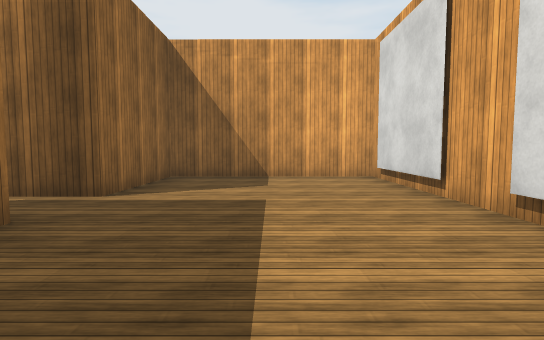
View 1 (above)

19 first-person views from a walk through a Unity game level. The camera is 1.3 m above the floor, tilts 4° down and sees 80° across. The floor is counted in squares, 2 m on a side. Each view is taken from the middle of a square. On the plan, view 1 faces up. The plan holds only what a view shows up to about 10 squares ahead; the rest is blank. The player character is not drawn. Surface patterns are stand-ins for the level's own textures.

View 2
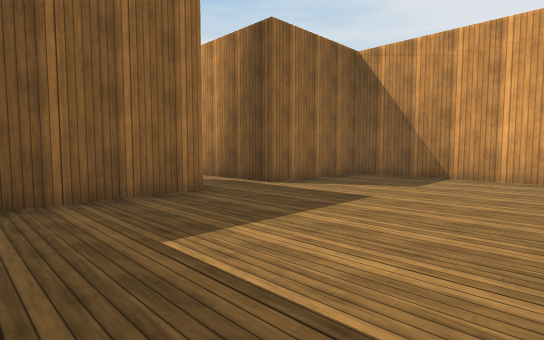

View 3
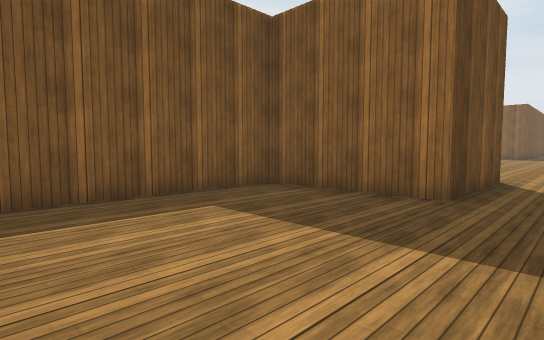

View 4
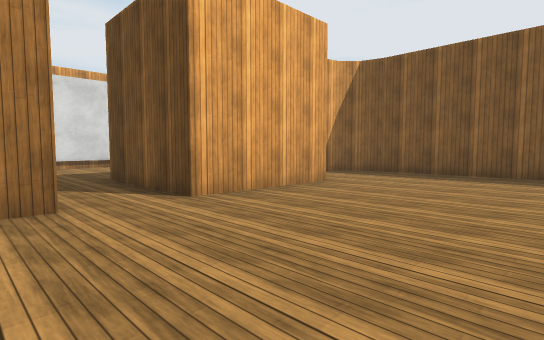

View 5
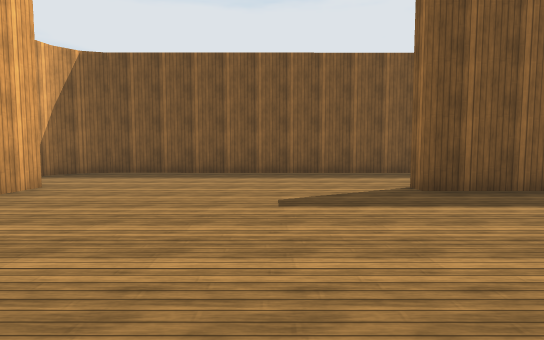

View 6
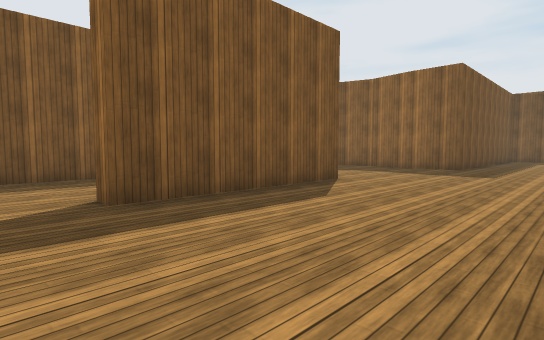

View 7
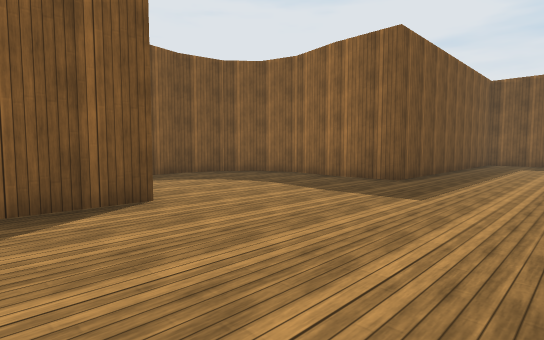

View 8
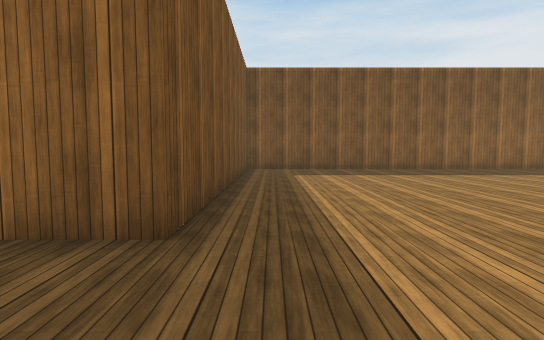

View 9
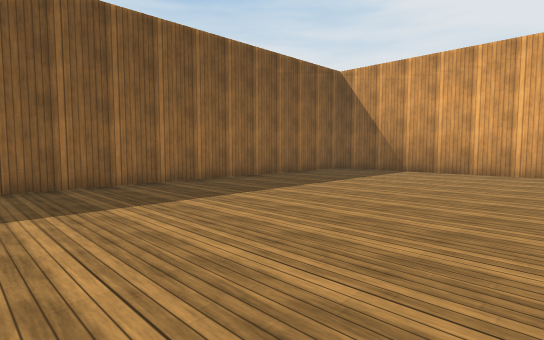

View 10
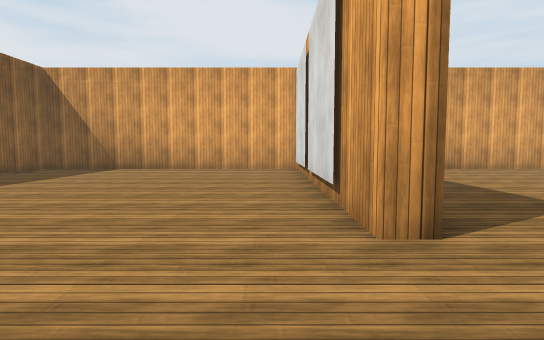

View 11
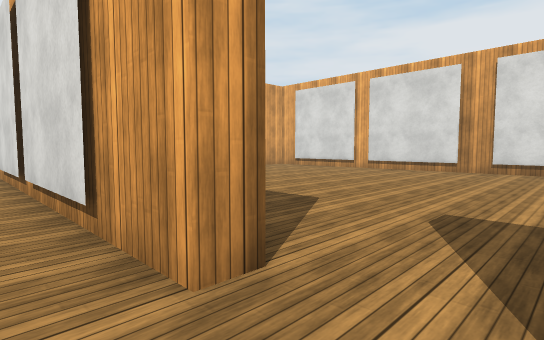

View 12
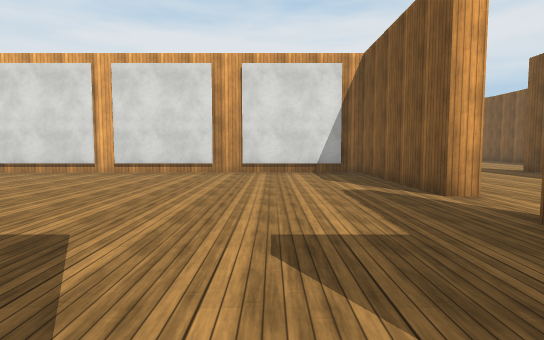

View 13
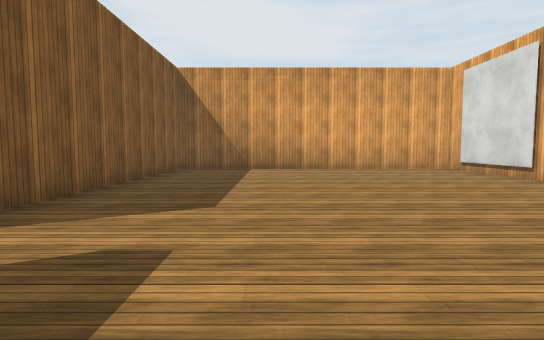

View 14
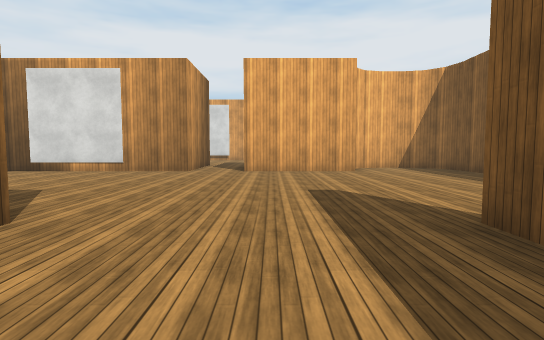

View 15
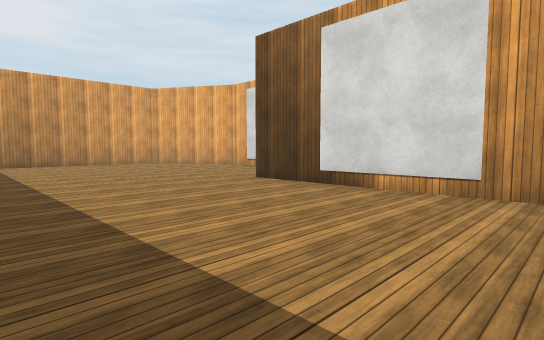

View 16
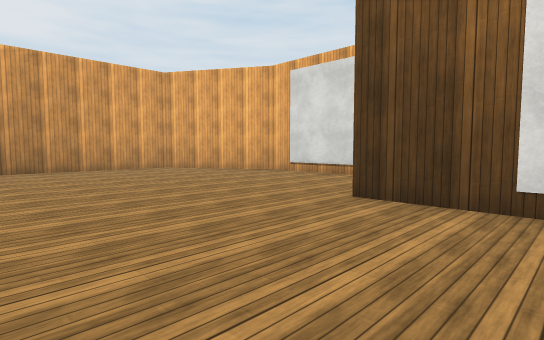

View 17
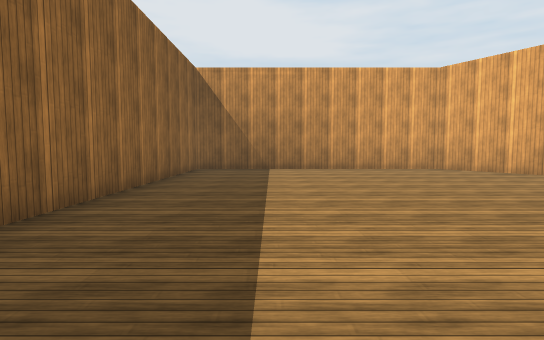

View 18
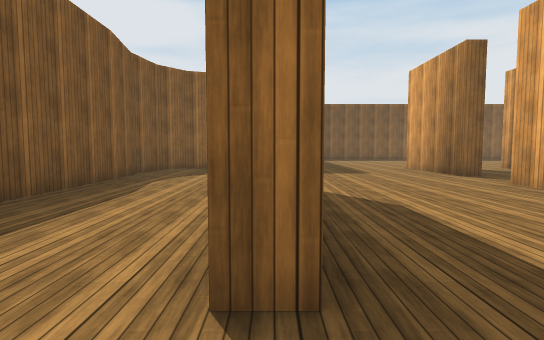

View 19
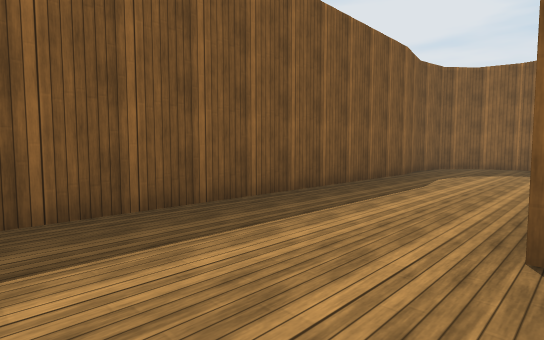

### Floor plan
Points are (right, up) in squares from view 1. A wall is a line through its corners. A room is listed if a view was taken in it or the views show most of it. See-through windows are left out.
Room 1 (views 1, 2, 3)
walls: (2.2, 1.9) (2.2, 7.3) (-2.2, 7.3) (-2.2, 4.3) (-5.2, 4.3); (-5.2, 2.7) (-2.2, 2.7) (-2.2, -0.2) (1.8, -0.2)
ways out: opening at (-5, 3.5) to room 2
Room 2 (views 4, 5, 6, 7, 8, 9, 10, 11, 12, 13, 14, 15, 16, 17, 18, 19)
walls: (-17.2, 4.8) (-17.2, 4.3) (-20.1, 4.3); (-15, 4.3) (-15.8, 4.3) (-15.8, 4.7); (-19.8, 7.3) (-20.2, 7.3) (-20.2, 14.8) (-27.7, 14.8) (-27.7, 1.3) (-20.3, 1.3) (-20.3, -0.2); (-15.9, 0.2) (-11.2, 0.2) (-11.2, -0.2); (-20.3, -0.3) (-20.5, -1.6) (-20.2, -2.6) (-19.4, -3.3) (-18.2, -3.5) (-16.6, -3.2); (-16.7, -3.2) (-4.9, -3.2); (-5.2, 4.3) (-5.2, 10.2); (-5.2, -0.4) (-5.2, 2.7); (-4.9, -3.3) (-4.3, -3.1) (-3.9, -2.7) (-3.8, -2.2); (-2.3, 12) (-2.3, 14.8) (-4, 17.7) (-11.2, 17.7) (-11.2, 10.6)
ways out: opening at (-5, 3.5) to room 1; opening at (-20, 6.5) to room 3; opening at (-16.5, 5) to room 3
Room 3 (no view inside)
walls: (-15.8, 4.7) (-11.8, 4.7) (-11.8, 14.8) (-19.8, 14.8) (-19.8, 8.2)
ways out: opening at (-20, 6.5) to room 2; opening at (-16.5, 5) to room 2

Positions as (right, up) in squares from view 1, and headings:
1: (0, 0), facing up
2: (2, 0), facing up-left
3: (2, 4), facing down-left
4: (-9, 5), facing down-right
5: (-9, 5), facing down
6: (-10, 4), facing down-left
7: (-14, 4), facing down-left
8: (-18, 2), facing left
9: (-22, 6), facing up-left
10: (-21, 5), facing up
11: (-21, 6), facing up-right
12: (-20, 7), facing right
13: (-17, 5), facing up
14: (-14, 2), facing right
15: (-10, 5), facing up-right
16: (-9, 8), facing up-right
17: (-9, 8), facing up
18: (-10, 0), facing left
19: (-9, 0), facing down-left
